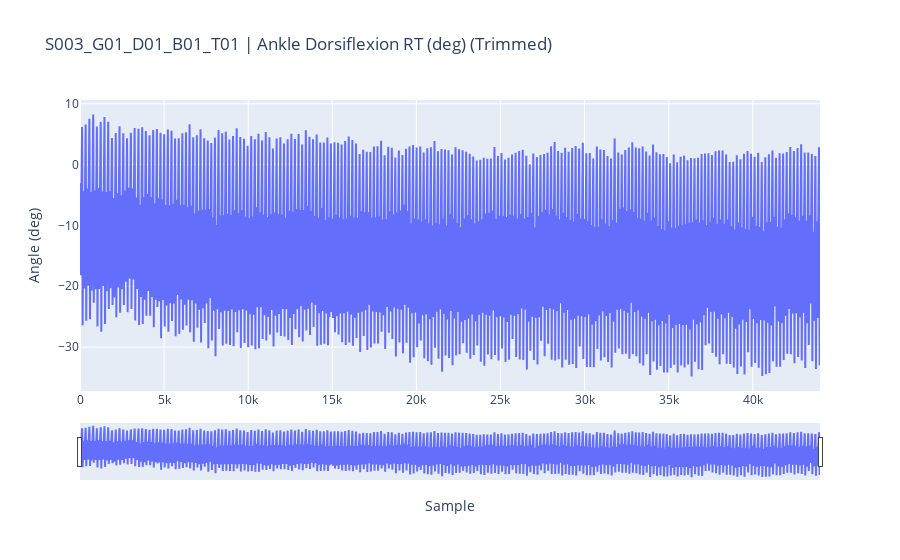

Source (notebook cell):
### Code cell
signal_col = "Ankle Dorsiflexion RT (deg)"
group_code = "G01"
patient_id = "S003"
day = "D01"
block = "B01"
trial = "T01"


plot_trial(patient_id, group_code, day, block, trial, signal_col, version='trimmed', normalized=False, segmented=False, save_plots=False, results_dir='Results visualization')

### Figure 1 — Plotly figure (JSON) as saved in the notebook; plotly's stock layout.template omitted (floating-point values rounded to 4 significant figures; data arrays with more than 128 entries replaced by an {"elided": "..."} marker saying what was removed)
{"data": [{"mode": "lines", "name": "Trimmed", "type": "scatter", "y": {"elided": "44001 float values"}}], "layout": {"title": {"text": "S003_G01_D01_B01_T01 | Ankle Dorsiflexion RT (deg) (Trimmed)"}, "xaxis": {"rangeslider": {"visible": true}, "title": {"text": "Sample"}, "type": "linear"}, "yaxis": {"title": {"text": "Angle (deg)"}}}}
